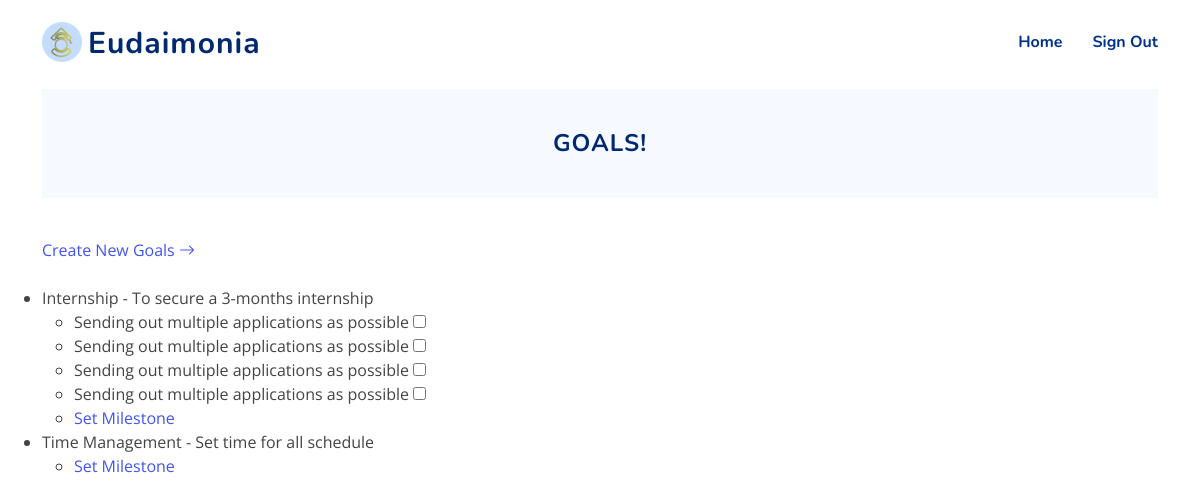
Page /calendar (signed in) on the committed database.
### tables this page shows
CREATE TABLE goals (
  id INTEGER PRIMARY KEY AUTOINCREMENT,
  user_id INTEGER,
  title TEXT,
  description TEXT,
  notification_enabled INTEGER,
  completed INTEGER
);

CREATE TABLE milestones (
  id INTEGER PRIMARY KEY AUTOINCREMENT,
  goal_id INTEGER,
  user_id INTEGER,
  title TEXT,
  description TEXT,
  notification_enabled INTEGER,
  completed INTEGER,
  FOREIGN KEY (goal_id) REFERENCES goals(id)
);

### app.py (the view)
@app.route('/calendar')
def calendar():
    if g.user is None:
        return redirect(url_for('signin'))
    visited = "checked your calendar"
    user_id = session['user_id']
    record_usage_history(user_id, visited)
    query = "SELECT * FROM goals WHERE user_id = ?"
    args = (session['user_id'],)
    goals = db_query(query, args)
    return render_template('calendar.html', goals=goals)

### app.py (called while the page is built)
def get_user(user_id):
    query = "SELECT id, email, first_name, last_name, username, gender, university_name, password_hash, notification_enabled, privacy_enabled FROM users WHERE id = ?"
    args = (user_id,)
    row = db_query(query, args)
    if not row:
        return None
    return {
        'id': row[0][0], 'email': row[0][1], 'first_name': row[0][2], 'last_name': row[0][3], 'username': row[0][4], 'gender': row[0][5], 'university_name': row[0][6], 'password': row[0][7], 'notification_enabled': bool(row[0][8]), 'privacy_enabled': bool(row[0][9])
    }

@app.before_request
def load_user():
    user_id = session.get('user_id')
    if user_id is not None:
        g.user = get_user(user_id)
    else:
        g.user = None

def get_db():
    db = getattr(g, '_database', None)
    if db is None:
        db = g._database = sqlite3.connect(DATABASE_FILE)
        db.row_factory = sqlite3.Row
    return db

@app.teardown_appcontext
def close_connection(exception):
    db = getattr(g, '_database', None)
    if db is not None:
        db.close()

def db_query(query, args=None):
    cur = get_db().execute(query, args or ())
    rv = cur.fetchall()
    cur.close()
    return rv

def record_usage_history(user_id, route):
    date = datetime.datetime.now()
    timestamp = date.strftime('%Y-%m-%d %H:%M')
    query = "INSERT INTO usage_history (user_id, route, timestamp) VALUES (?, ?, ?)"
    args = (user_id, route, timestamp)
    db_connection = get_db()
    cur = db_connection.cursor()
    cur.execute(query, args)
    db_connection.commit()

@app.template_global()
def get_milestones(goal_id):
    query = "SELECT * FROM milestones WHERE goal_id = ?"
    args = (goal_id,)
    milestones = db_query(query, args)
    return milestones

### templates/calendar.html (shortened to what this page needs)
{% extends 'user_base.html' %}  {%block content %}
  <main id="main">
    <section id="services" class="values">
      <div class="container">
        <header class="col-lg-12 col-md-12 hero-img section-header">
          <div id="about" class="about">
            <div class="content">
              <h2>Goals!</h2>
            </div>
          </div>
        </header>
        <div class="row gy-4">
            <a href="/create_goal" class="btn-primary"><span>Create New Goals</span> <i class="bi bi-arrow-right"></i></a>
            <ul>
                {% for goal in goals %}
                    <li>{{ goal['title'] }} - {{ goal['description'] }}</li>
                    <ul>
                        {% set milestones = get_milestones(goal['id']) %}
                        {% for milestone in milestones %}
                            <li {% if milestone['completed'] %}class="completed"{% endif %}>
                                {{ milestone['description'] }}
                                <form action="/update_progress/{{ milestone['id'] }}" method="POST" style="display:inline;">
                                    <input type="checkbox" name="completed" {% if milestone['completed'] %}checked{% endif %} onchange="this.form.submit()">
                                </form>
                            </li>
                        {% endfor %}
                        <li><a href="/create_milestone/{{ goal.id }}" class="btn-primary">Set Milestone</a></li>
                    </ul>
                {% endfor %}
            </ul>
        </div>
    </div>
</section>
</main>
{% endblock %}

### templates/user_base.html (shortened to what this page needs)
<!DOCTYPE html>
<html lang="en">
  <head>
    <link
      href="{{ url_for('static', filename='assets/vendor/aos/aos.css') }}"
      rel="stylesheet"
    />
    <link
      href="{{ url_for('static', filename='assets/vendor/bootstrap/css/bootstrap.min.css') }}"
      rel="stylesheet"
    />
    <link
      href="{{ url_for('static', filename='assets/vendor/bootstrap-icons/bootstrap-icons.css') }}"
      rel="stylesheet"
    />
    <link
      href="{{ url_for('static', filename='assets/vendor/glightbox/css/glightbox.min.css') }}"
      rel="stylesheet"
    />
    <link
      href="{{ url_for('static', filename='assets/vendor/remixicon/remixicon.css') }}"
      rel="stylesheet"
    />
    <link
      href="{{ url_for('static', filename='assets/vendor/swiper/swiper-bundle.min.css') }}"
      rel="stylesheet"
    />
    <link
      href="{{ url_for('static', filename='assets/css/style.css') }}"
      rel="stylesheet"
    />
  </head>
  <body>
    <header id="header" class="header fixed-top">
      <div
        class="container-fluid container-xl d-flex align-items-center justify-content-between"
      >
        <a href="/" class="logo d-flex align-items-center">
          <img src="{{url_for('static', filename='img/emblem.png')}}" alt="" />
          <span>Eudaimonia</span>
        </a>
        <nav id="navbar" class="navbar">
          <ul>
            <li><a class="nav-link" href="/home">Home</a></li>
            <li>
              <a class="nav-link" href="/signout">Sign Out</a>
            </li>
          </ul>
        </nav>
      </div>
    </header>
    <main id="main">
      {% block content %} {% endblock %}
    </main>
  </body>
</html>

### static/assets/css/style.css (style rules this page uses)
:root { scroll-behavior: smooth; }
body { font-family: "Open Sans", sans-serif; color: #444444; }
a { color: #4154f1; text-decoration: none; }
h1, h2, h3, h4, h5, h6, label, table { font-family: "Nunito", sans-serif; }
section { padding: 5px 0; overflow: hidden; }
.section-header { text-align: center; padding-bottom: 40px; }
.section-header h2 { font-size: 13px; letter-spacing: 1px; font-weight: 700; margin: 0; color: #4154f1; text-transform: uppercase; }
.header { transition: all 0.5s; z-index: 997; padding: 20px 0; }
.header .logo { line-height: 0; }
.header .logo img { max-height: 40px; margin-right: 6px; }
.header .logo span { font-size: 30px; font-weight: 700; letter-spacing: 1px; color: #012970; font-family: "Nunito", sans-serif; margin-top: 3px; }
.navbar { padding: 0; }
.navbar ul { margin: 0; padding: 0; display: flex; list-style: none; align-items: center; }
.navbar li { position: relative; }
.navbar a, .navbar a:focus { display: flex; align-items: center; justify-content: space-between; padding: 10px 0 10px 30px; font-family: "Nunito", sans-serif; font-size: 16px; font-weight: 700; color: #013289; white-space: nowrap; transition: 0.3s; }
.about .content { background-color: #f6f9ff; padding: 40px; }
.about h2 { font-size: 24px; font-weight: 700; color: #012970; }
#header { position: relative; z-index: 10; }

### rows in the picture
goals: title "Internship", description "To secure a 3-months internship"
milestones: description "Sending out multiple applications as possible"
milestones: description "Sending out multiple applications as possible"
milestones: description "Sending out multiple applications as possible"
milestones: description "Sending out multiple applications as possible"
goals: title "Time Management", description "Set time for all schedule"
